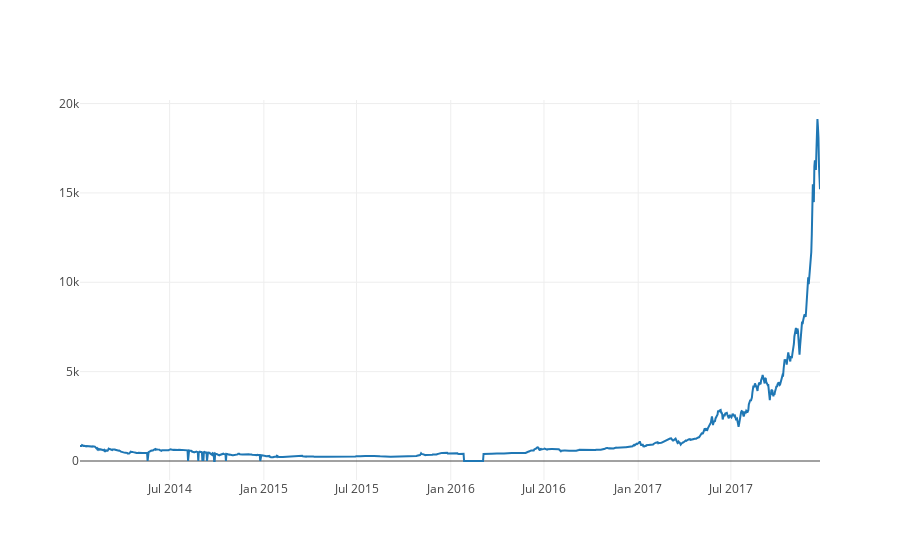

The code cell stored with this chart in its notebook:
### Markdown cell above
Next, we'll generate a simple chart as a quick visual verification that the data looks correct.

### Code cell
# Chart the BTC pricing data
btc_trace = go.Scatter(x=btc_usd_price_kraken.index, y=btc_usd_price_kraken['Weighted Price'])
py.iplot([btc_trace])

### Figure 1 — Plotly figure (JSON) as saved in the notebook; plotly's stock layout.template omitted (floating-point values rounded to 4 significant figures; data arrays with more than 128 entries replaced by an {"elided": "..."} marker saying what was removed)
{"data": [{"type": "scatter", "x": {"elided": "1446 str values"}, "y": {"elided": "1446 float values"}}], "layout": {}}
